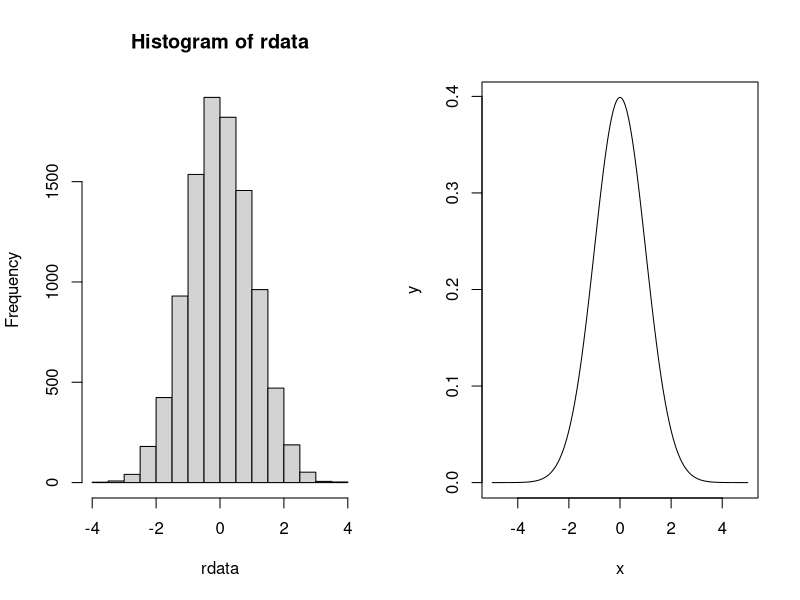
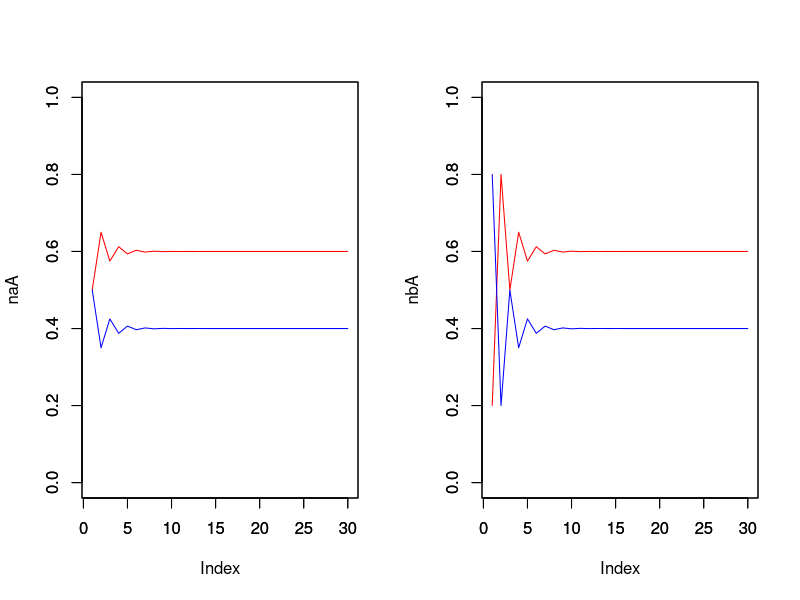
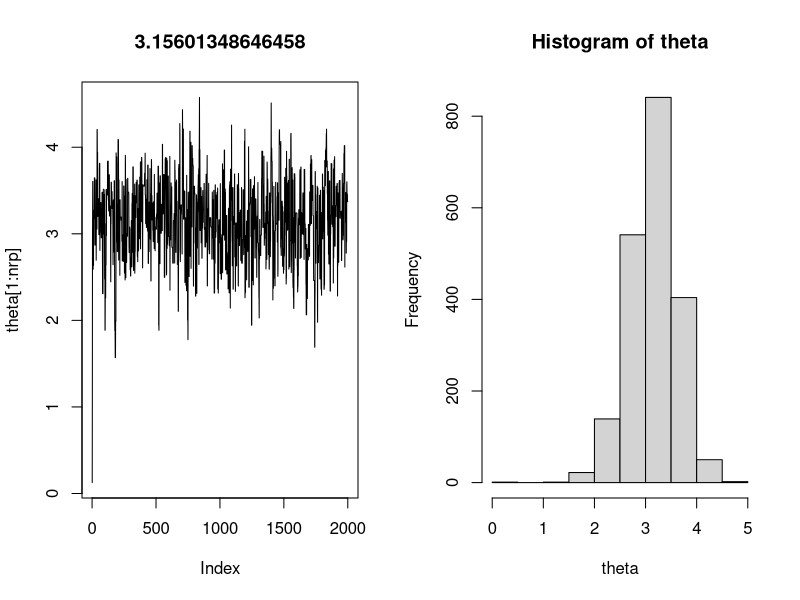

Generate these figures, in order, with R:
## ---- chunk 1
layout(matrix(1:2, ncol=2))
rdata<-rnorm(10000)
hist(rdata, breaks=12)
v<-1
m<-0
x<-seq(-5,5,0.01)
y<-(1/sqrt(2*pi*v))*exp(-(x-m)^2/(2*v))
plot(x,y,type='l')
## ---- chunk 2
na<-1
nb<-1
aAi<-0.5
aBi<-1-aAi
bAi<-0.2
bBi<-1-bAi

nrp<-30
rAA<-0.4
rAB<-0.6
rBB<-0.1
rBA<-0.9
naA<-numeric(nrp)
naB<-numeric(nrp)
nbA<-numeric(nrp)
nbB<-numeric(nrp)
naA[1]<-na*aAi
naB[1]<-na*aBi
nbA[1]<-nb*bAi
nbB[1]<-nb*bBi
for(rp in 2:nrp){
  naA[rp]<-naA[rp-1]*rAA+naB[rp-1]*rBA
  naB[rp]<-naA[rp-1]*rAB+naB[rp-1]*rBB
  nbA[rp]<-nbA[rp-1]*rAA+nbB[rp-1]*rBA
  nbB[rp]<-nbA[rp-1]*rAB+nbB[rp-1]*rBB
}
layout(matrix(1:2, ncol=2))
plot(naA, type='l',col='red',ylim=c(0,1.0))
par(new=T)
plot(naB, type='l',col='blue',xlab='',ylab='',ylim=c(0,1.0))
plot(nbA, type='l',col='red',ylim=c(0,1.0))
par(new=T)
plot(nbB, type='l',col='blue',xlab='',ylab='',ylim=c(0,1.0))
## ---- chunk 3
layout(matrix(1:2, ncol=2))
nrp<-2000
data<-c(2.4,3.2,2.2,4.6,3.3)
ti<-runif(1,min=-2,max=2) # -2から2の連続一様分布に従う乱数
knl<-numeric(nrp)
theta<-numeric(nrp)
theta[1]<-ti
ratio<-1
for (rp in 1:nrp){
  kp<-numeric(length(data))
  for (d in 1:length(data)){
    kp[d]<-exp(-((data[d]-theta[rp])^2)/2)/sqrt(2)*pi
  }
  knl[rp]<-prod(kp)*exp(-(theta[rp]^2/20000))/sqrt(20000*pi)
  
  if (rp>1){
    lr<-knl[rp]/knl[rp-1]
    if (runif(1)>lr){
      #print(lr)
      theta[rp]<-theta[rp-1]
      knl[rp]<-knl[rp-1]
    }
  }
  theta[rp+1]<-theta[rp]+rnorm(1,0,1)
}
plot(theta[1:nrp],type='l', main=mean(theta))
hist(theta)
